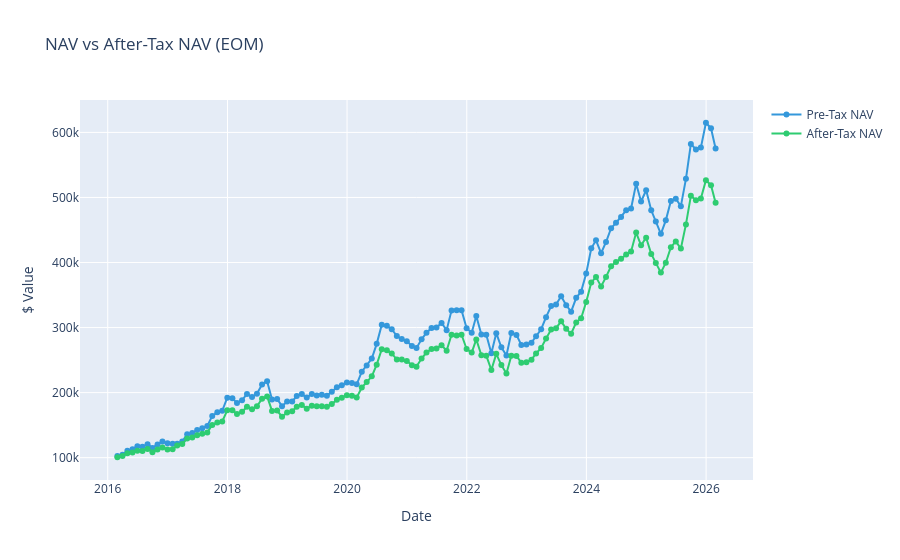
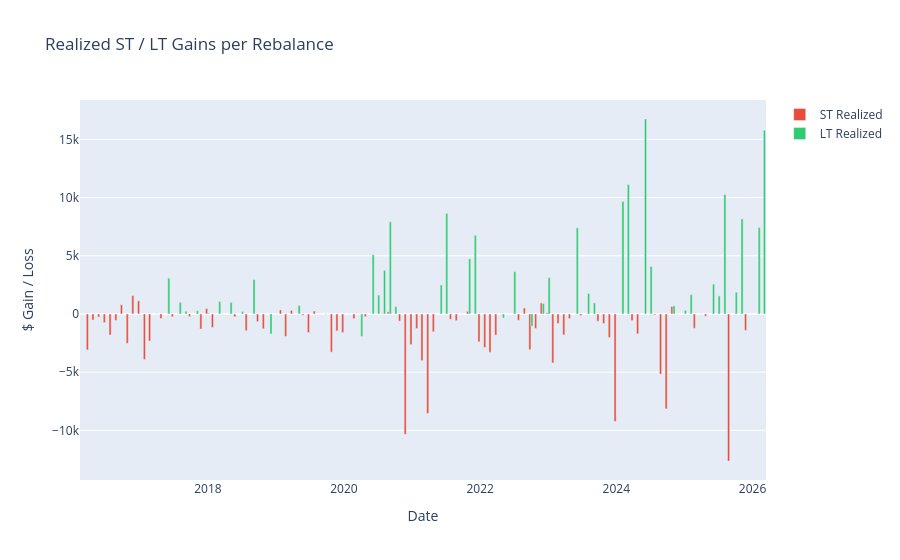
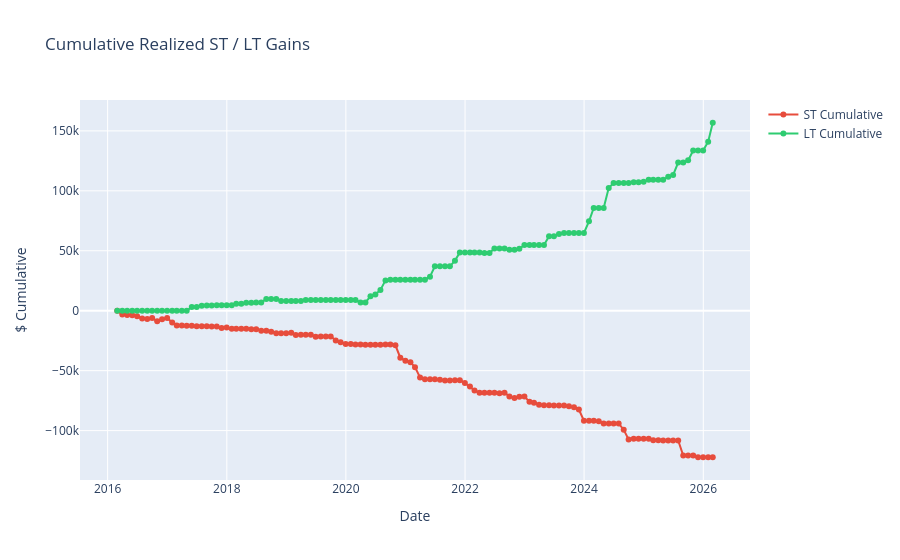
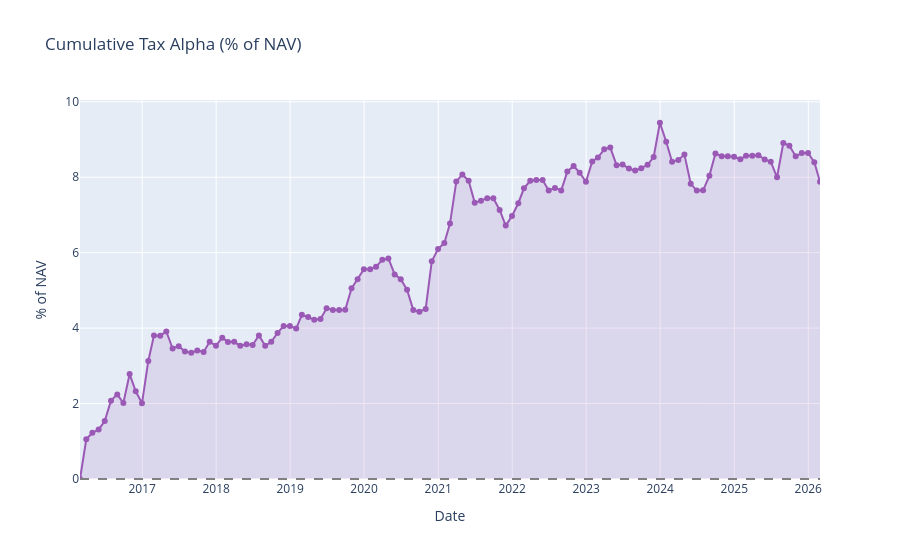

The code cell stored with these charts, in order, in its notebook:
### Code cell
# Cell 6 — Interactive charts
dates = df.index.astype(str).tolist()

# ── Chart 1: NAV vs After-Tax NAV ──────────────────────────────────────────
fig1 = go.Figure()
fig1.add_trace(go.Scatter(x=dates, y=df["nav_eom"], name="Pre-Tax NAV",
                          line=dict(color="#3498db"), mode="lines+markers",
                          hovertemplate="%{x}<br>Pre-Tax NAV: $%{y:,.0f}<extra></extra>"))
fig1.add_trace(go.Scatter(x=dates, y=df["after_tax_nav"], name="After-Tax NAV",
                          line=dict(color="#2ecc71"), mode="lines+markers",
                          hovertemplate="%{x}<br>After-Tax NAV: $%{y:,.0f}<extra></extra>"))
fig1.update_layout(title="NAV vs After-Tax NAV (EOM)", hovermode="x unified",
                   xaxis_title="Date", yaxis_title="$ Value")
fig1.show()

# ── Chart 2: Realized ST / LT Gains per Rebalance ─────────────────────────
fig2 = go.Figure()
fig2.add_trace(go.Bar(x=dates, y=df["st_realized"], name="ST Realized",
                      marker_color="#e74c3c",
                      hovertemplate="%{x}<br>ST: $%{y:,.0f}<extra></extra>"))
fig2.add_trace(go.Bar(x=dates, y=df["lt_realized"], name="LT Realized",
                      marker_color="#2ecc71",
                      hovertemplate="%{x}<br>LT: $%{y:,.0f}<extra></extra>"))
fig2.update_layout(title="Realized ST / LT Gains per Rebalance",
                   barmode="group", hovermode="x unified",
                   xaxis_title="Date", yaxis_title="$ Gain / Loss")
fig2.show()

# ── Chart 3: Cumulative Realized ST / LT ──────────────────────────────────
fig3 = go.Figure()
fig3.add_trace(go.Scatter(x=dates, y=df["st_cumulative"], name="ST Cumulative",
                          line=dict(color="#e74c3c"), mode="lines+markers",
                          hovertemplate="%{x}<br>ST Cumul: $%{y:,.0f}<extra></extra>"))
fig3.add_trace(go.Scatter(x=dates, y=df["lt_cumulative"], name="LT Cumulative",
                          line=dict(color="#2ecc71"), mode="lines+markers",
                          hovertemplate="%{x}<br>LT Cumul: $%{y:,.0f}<extra></extra>"))
fig3.update_layout(title="Cumulative Realized ST / LT Gains", hovermode="x unified",
                   xaxis_title="Date", yaxis_title="$ Cumulative")
fig3.show()

# ── Chart 4: Cumulative Tax Alpha ──────────────────────────────────────────
cum_alpha = df["tax_alpha"].astype(float).cumsum() * 100
fig4 = go.Figure()
fig4.add_trace(go.Scatter(x=dates, y=cum_alpha, name="Cumul. Tax Alpha",
                          line=dict(color="#9b59b6"), mode="lines+markers",
                          fill="tozeroy", fillcolor="rgba(155,89,182,0.15)",
                          hovertemplate="%{x}<br>Tax Alpha: %{y:.3f}%<extra></extra>"))
fig4.add_hline(y=0, line_dash="dash", line_color="gray")
fig4.update_layout(title="Cumulative Tax Alpha (% of NAV)", hovermode="x unified",
                   xaxis_title="Date", yaxis_title="% of NAV")
fig4.show()

# ── Chart 5: Portfolio allocation over time ────────────────────────────────
weights_df = (
    pd.DataFrame(df["weights"].tolist(), index=df.index)
    .astype(float)
    .round(4)
    .fillna(0.0)
)

long_weights  = weights_df.clip(lower=0)
short_weights = weights_df.clip(upper=0)

long_cols  = [a for a in weights_df.columns if (long_weights[a]  > 0).any()]
short_cols = [a for a in weights_df.columns if (short_weights[a] < 0).any()]

all_cols  = long_cols + short_cols
colors    = px.colors.sample_colorscale("turbo", [i / max(len(all_cols) - 1, 1) for i in range(len(all_cols))])
color_map = dict(zip(all_cols, colors))

fig5 = go.Figure()

for asset in long_cols:
    fig5.add_trace(go.Scatter(
        x=dates, y=long_weights[asset], name=asset,
        mode="none", stackgroup="longs",
        fillcolor=color_map[asset],
    ))

for asset in short_cols:
    fig5.add_trace(go.Scatter(
        x=dates, y=short_weights[asset], name=f"{asset} (short)",
        mode="none", stackgroup="shorts",
        fillcolor=color_map[asset],
    ))

fig5.update_layout(
    title="Portfolio Allocation Over Time",
    xaxis_title="Date", yaxis_title="Weight",
    yaxis=dict(tickformat=".0%"),
    hovermode="x unified",
)
fig5.show()
